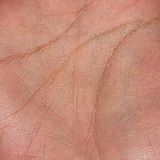
%> input picture imtest.JPG, 160 x 160 px
$ octave --eval "result = lineExtract(rgb2gray(imread('imtest.JPG')));"   (GNU Octave 9; MATLAB toolbox functions it lacks are replaced by stand-ins)
%> lines starting %> are read from the running program, lines starting %| are printed output that depends on the picture; in (x1, y1, x2, y2) boxes, pixels count from 0 and x2, y2 are one past the last pixel; in counts of white or black regions, pixels touching at a corner belong together; the program's own positions count from 1
### remspikes.m
function image = remspikes(im, width)
    image = im;
    [m, n] = size(im);
    m = m - width;
    n = n - width;

    for t=1:m
        for k=1:n
            image = delspike(image, t, k, width);
        end
    end
end

### tightfig.m
function hfig = tightfig(hfig)
% tightfig: Alters a figure so that it has the minimum size necessary to
% enclose all axes in the figure without excess space around them.
%
% Note that tightfig will expand the figure to completely encompass all
% axes if necessary. If any 3D axes are present which have been zoomed,
% tightfig will produce an error, as these cannot easily be dealt with.
%
% hfig - handle to figure, if not supplied, the current figure will be used
% instead.

    if nargin == 0
        hfig = gcf;
    end

    % There can be an issue with tightfig when the user has been modifying
    % the contnts manually, the code below is an attempt to resolve this,
    % but it has not yet been satisfactorily fixed
%     origwindowstyle = get(hfig, 'WindowStyle');
    set(hfig, 'WindowStyle', 'normal');

    % 1 point is 0.3528 mm for future use

    % get all the axes handles note this will also fetch legends and
    % colorbars as well
    hax = findall(hfig, 'type', 'axes');

    % get the original axes units, so we can change and reset these again
    % later
    origaxunits = get(hax, 'Units');

    % change the axes units to cm
    set(hax, 'Units', 'centimeters');

    % get various position parameters of the axes
    if numel(hax) > 1
%         fsize = cell2mat(get(hax, 'FontSize'));
        ti = cell2mat(get(hax,'TightInset'));
        pos = cell2mat(get(hax, 'Position'));
    else
%         fsize = get(hax, 'FontSize');
        ti = get(hax,'TightInset');
        pos = get(hax, 'Position');
    end

    % ensure very tiny border so outer box always appears
    ti(ti < 0.1) = 0.15;

    % we will check if any 3d axes are zoomed, to do this we will check if
    % they are not being viewed in any of the 2d directions
    views2d = [0,90; 0,0; 90,0];

    for i = 1:numel(hax)

        set(hax(i), 'LooseInset', ti(i,:));
%         set(hax(i), 'LooseInset', [0,0,0,0]);

        % get the current viewing angle of the axes
        [az,el] = view(hax(i));

        % determine if the axes are zoomed
        iszoomed = strcmp(get(hax(i), 'CameraViewAngleMode'), 'manual');

        % test if we are viewing in 2d mode or a 3d view
        is2d = all(bsxfun(@eq, [az,el], views2d), 2);

        if iszoomed && ~any(is2d)
           error('TIGHTFIG:haszoomed3d', 'Cannot make figures containing zoomed 3D axes tight.')
        end

    end

    % we will move all the axes down and to the left by the amount
    % necessary to just show the bottom and leftmost axes and labels etc.
    moveleft = min(pos(:,1) - ti(:,1));

    movedown = min(pos(:,2) - ti(:,2));

    % we will also alter the height and width of the figure to just
    % encompass the topmost and rightmost axes and lables
    figwidth = max(pos(:,1) + pos(:,3) + ti(:,3) - moveleft);

    figheight = max(pos(:,2) + pos(:,4) + ti(:,4) - movedown);

    % move all the axes
    for i = 1:numel(hax)

        set(hax(i), 'Position', [pos(i,1:2) - [moveleft,movedown], pos(i,3:4)]);

    end

    origfigunits = get(hfig, 'Units');

    set(hfig, 'Units', 'centimeters');

    % change the size of the figure
    figpos = get(hfig, 'Position');

    set(hfig, 'Position', [figpos(1), figpos(2), figwidth, figheight]);

    % change the size of the paper
    set(hfig, 'PaperUnits','centimeters');
    set(hfig, 'PaperSize', [figwidth, figheight]);
    set(hfig, 'PaperPositionMode', 'manual');
    set(hfig, 'PaperPosition',[0 0 figwidth figheight]);

    % reset to original units for axes and figure
    if ~iscell(origaxunits)
        origaxunits = {origaxunits};
    end

    for i = 1:numel(hax)
        set(hax(i), 'Units', origaxunits{i});
    end

    set(hfig, 'Units', origfigunits);

%      set(hfig, 'WindowStyle', origwindowstyle);

end

### lineExtract.m
function image = lineExtract(im)
    im = im2double(im);
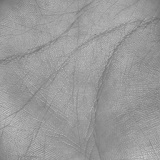
%> im: size 160x160 double; min 0.424, max 0.784, mean 0.603

    f0 = [0 0 0 0 0; 0 0 0 0 0; 1 1 1 1 1; 0 0 0 0 0; 0 0 0 0 0] / 5;
    f45 = [1 0 0 0 0; 0 1 0 0 0; 0 0 1 0 0; 0 0 0 1 0; 0 0 0 0 1] / 5;
    f90 = [0 0 1 0 0; 0 0 1 0 0; 0 0 1 0 0; 0 0 1 0 0; 0 0 1 0 0] / 5;
    f135 = [0 0 0 0 1; 0 0 0 1 0; 0 0 1 0 0; 0 1 0 0 0; 1 0 0 0 0] / 5;

    figure1 = figure('Position', [100, 100, 1024, 1200]);
    %subplot
    subplot(5, 4, 1), imshow(im); hold on;
    title('original');

    %normalization
    low = stretchlim(im) + [-0.1; 0.1];
%> low = [0.398; 0.798]
    im0 = imadjust(im, low, [0 1]);
%     im0 = im;
    subplot(5, 4, 2), imshow(im0);
    title('normalized');

    %make 4 copy of the images
    im45 = im0;
    im90 = im0;
    im135 = im0;

    %median filter
    im0 = medfilt2(im0);
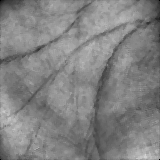
%> im0: size 160x160 double; min 0, max 0.828, mean 0.511
    subplot(5, 4, 3), imshow(im0);
    title('median filter (0 deg image)');

    %fi filters
    im0 = filter2(im0, f0, 'full');
%> im0: size 164x164 double
    im45 = filter2(im45, f45, 'full');
    im90 = filter2(im90, f90, 'full');
    im135 =filter2(im135, f135, 'full');
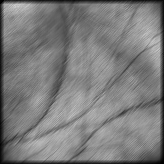
%> im135: size 164x164 double; min 0, max 0.809, mean 0.488

    subplot(5, 4, 5), imshow(im0);
    title('0 deg filter');
    subplot(5, 4, 6), imshow(im45);
    title('45 deg filter');
    subplot(5, 4, 7), imshow(im90);
    title('90 deg filter');
    subplot(5, 4, 8), imshow(im135);
    title('135 deg filter');

    %bottom hot
    len = 7;
    s0 = strel('line', len, 0);
    s45 = strel('line', len, 45);
    s90 = strel('line', len, 90);
    s135 = strel('line', len, 135);

    im0 = imbothat(im0, s0);
    im0 = imadjust(im0);
    im45 = imbothat(im45, s45);
    im45 = imadjust(im45);
    im90 = imbothat(im90, s90);
    im90 = imadjust(im90);
    im135 = imbothat(im135, s135);
    im135 = imadjust(im135);

    subplot(5, 4, 9), imshow(im0);
    title('bottom hat 0 deg');
    subplot(5, 4, 10), imshow(im45);
    title('bottom hat 45 deg');
    subplot(5, 4, 11), imshow(im90);
    title('bottom hat 90 deg');
    subplot(5, 4, 12), imshow(im135);
    title('bottom hat 135 deg');

    %combine the different images
    image = imfuse(im0,im90);
    image = imfuse(image,im45);
    image = imfuse(image,im135);
%     image = (im0 + im45 + im90 + im135) / 4;
    subplot(5, 4, 13), imshow(image);
    title('combined image');
    image =rgb2gray(image);
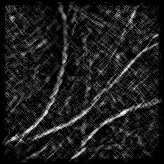
%> image: size 164x164 uint8; min 0, max 255, mean 29.9
    subplot(5, 4, 14), imshow(image);
    title('to gray');

    %remove some noise
    m = mean(image(:));
%> m = 29.85
    [row, col] = find(image <= 3*m);
%> row = 25164 values from 1 to 164; col = 25164 values from 1 to 164
    idx = sub2ind(size(image), row, col);
    image(idx) = 0;
    image = imadjust(image);
    subplot(5, 4, 15), imshow(image);
    title('noise removed');
%     figure, imshowpair(C, Ctemp, 'montage');

    %binarize image
    cbin = ones(size(image));
    m = mean(image(:));
%> m = 11.96
    [row, col] = find(image <= m);
    idx = sub2ind(size(image), row, col);
    cbin(idx) = 0;
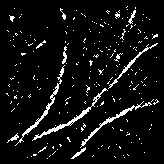
%> cbin: size 164x164 double; values 0 (black) and 1 (white), 6.4% white in thin lines or dots, all inside (x1, y1, x2, y2) = (6, 6, 159, 159)
    subplot(5, 4, 16), imshow(cbin);
    title('binarized');
%     figure, imshow(cbin);

    %remove spikes
    image = remspikes(cbin, 8);
%> after the loop in remspikes, `for t=1:m`:
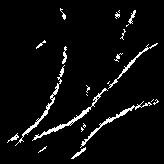
%> image: size 164x164 double; values 0 (black) and 1 (white), 4.7% white in thin lines or dots, all inside (x1, y1, x2, y2) = (7, 8, 159, 159)
    image = imrotate(image, -180);
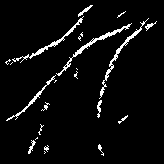
%> image: size 164x164 double; values 0 (black) and 1 (white), 4.7% white in thin lines or dots, all inside (x1, y1, x2, y2) = (5, 5, 157, 156)
    subplot(5, 4, 17), imshow(image);
    title('cleaned');
%     figure, imshowpair(cbin, cfinal, 'montage');

    tightfig;

end
